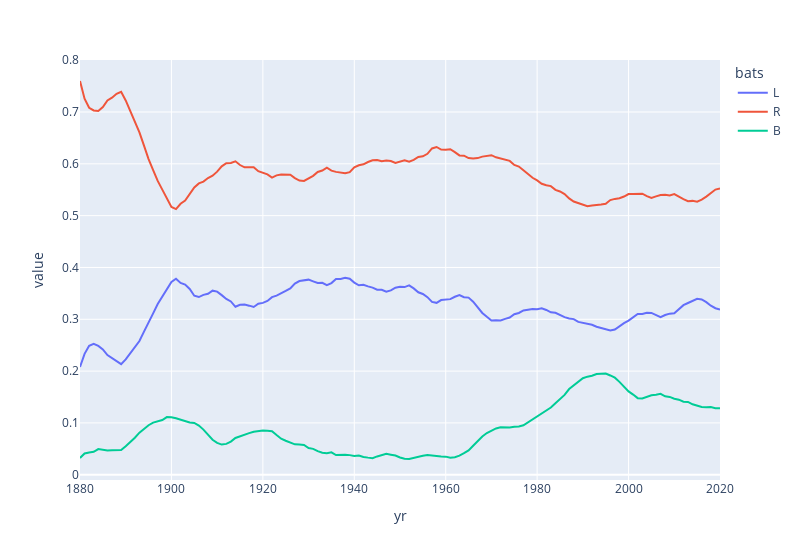

The notebook cell this image was saved under:
### Code cell
# Out of curiosity, how much did the mix of playing time by handedness change
pa_totals = bat_totals['pa'].unstack(level=1)
pa_totals_rolling = pa_totals.rolling(5).sum().dropna()
pa_sum_rolling = pa_totals_rolling.sum(axis=1)
pa_fractions = pa_totals_rolling.divide(pa_sum_rolling, axis=0)

fig = px.line(pa_fractions[['L', 'R', 'B']])
fig.update_layout(width=800)
fig.write_image('output/pa_by_handedness.png')
fig.show()

### Figure 1 — Plotly figure (JSON) as saved in the notebook; plotly's stock layout.template omitted (floating-point values rounded to 4 significant figures; data arrays with more than 128 entries replaced by an {"elided": "..."} marker saying what was removed)
{"data": [{"hovertemplate": "bats=L<br>yr=%{x}<br>value=%{y}<extra></extra>", "legendgroup": "L", "line": {"color": "#636efa", "dash": "solid"}, "mode": "lines", "name": "L", "orientation": "v", "showlegend": true, "type": "scatter", "x": {"elided": "141 int values"}, "xaxis": "x", "y": {"elided": "141 float values"}, "yaxis": "y"}, {"hovertemplate": "bats=R<br>yr=%{x}<br>value=%{y}<extra></extra>", "legendgroup": "R", "line": {"color": "#EF553B", "dash": "solid"}, "mode": "lines", "name": "R", "orientation": "v", "showlegend": true, "type": "scatter", "x": {"elided": "141 int values"}, "xaxis": "x", "y": {"elided": "141 float values"}, "yaxis": "y"}, {"hovertemplate": "bats=B<br>yr=%{x}<br>value=%{y}<extra></extra>", "legendgroup": "B", "line": {"color": "#00cc96", "dash": "solid"}, "mode": "lines", "name": "B", "orientation": "v", "showlegend": true, "type": "scatter", "x": {"elided": "141 int values"}, "xaxis": "x", "y": {"elided": "141 float values"}, "yaxis": "y"}], "layout": {"legend": {"title": {"text": "bats"}, "tracegroupgap": 0}, "margin": {"t": 60}, "width": 800, "xaxis": {"anchor": "y", "domain": [0, 1], "title": {"text": "yr"}}, "yaxis": {"anchor": "x", "domain": [0, 1], "title": {"text": "value"}}}}
